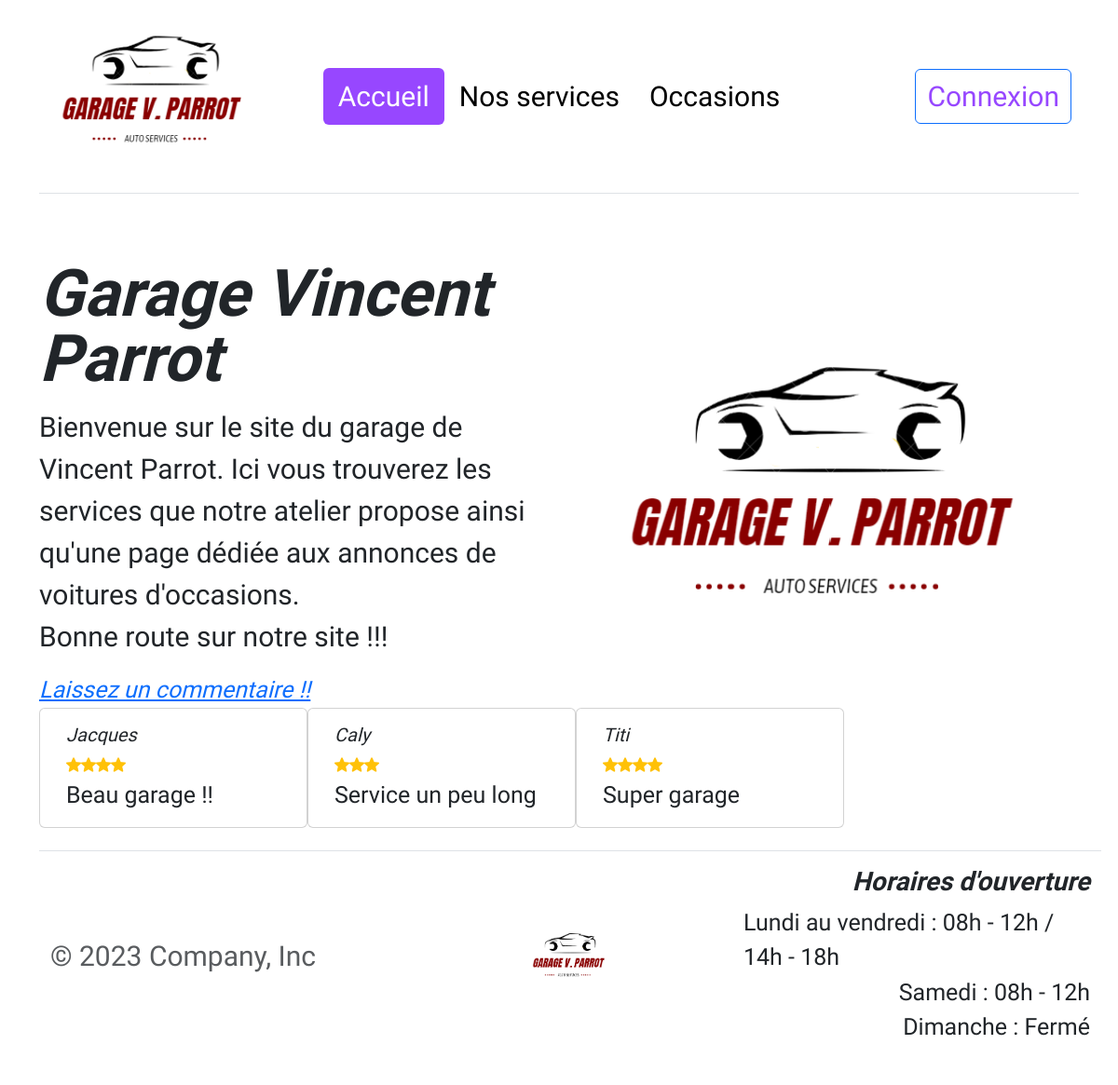
The page / on the database its author committed.
### tables this page shows
CREATE TABLE `comment` (
    id INT PRIMARY KEY NOT NULL AUTO_INCREMENT,
    nameClient VARCHAR(255) NOT NULL,
    note INT(1),
    content TEXT NOT NULL,
    id_users INT REFERENCES users(id)
);

### library/comment.php (called while the page is built, shortened)
<?php
function getComments(PDO $pdo, int $limit = null, int $page = null):array|bool
{
    $sql = "SELECT * FROM comment ORDER BY id DESC";
    if ($limit && !$page) {
        $sql .= " LIMIT  :limit";
    }
    $query = $pdo->prepare($sql);
    if ($limit) {
        $query->bindValue(":limit", $limit, PDO::PARAM_INT);
    }
    $query->execute();
    $result = $query->fetchAll(PDO::FETCH_ASSOC);
    return $result;
}

### templates/comment_partial.php (the view, shortened to what this page needs)
<div class="card" style="width: 18rem;">
    <div class="card-body">
        <h5 class="card-title"><?=$comment['nameClient']; ?></h5>
            <?php if($comment['note'] === 5) { ?>
                <img src="assets/images/etoile.png"><img src=assets/images/etoile.png><img src=assets/images/etoile.png><img src=assets/images/etoile.png><img src=assets/images/etoile.png>
            <?php } elseif ($comment['note'] === 4) { ?>
                <img src=assets/images/etoile.png><img src=assets/images/etoile.png><img src=assets/images/etoile.png><img src=assets/images/etoile.png>
            <?php } elseif ($comment['note'] === 3) { ?>
                <img src=assets/images/etoile.png><img src=assets/images/etoile.png><img src=assets/images/etoile.png>
            <?php } elseif ($comment['note'] === 2) { ?>
                <img src=assets/images/etoile.png><img src=assets/images/etoile.png>
            <?php } elseif ($comment['note'] === 1) { ?>
                <img src=assets/images/etoile.png>
            <?php } else {
                echo '';
            } ?>
            <p class="card-text comment"><?=$comment['content']; ?></p>
    </div>
</div>

### index.php (shortened to what this page needs)
<?php
    require_once('templates/header.php');
    require_once('library/comment.php');
    $comments = getComments($pdo, _HOME_COMMENT_LIMIT_);
?>
<div class="row flex-lg-row-reverse align-items-center g-5 py-5">
    <div class="col-10 col-sm-8 col-lg-6">
        <img src="assets/images/Logo.png" class="d-block mx-lg-auto img-fluid" alt="Logo garage" width="700" height="500" loading="lazy">
    </div>
    <div class="col-lg-6">
        <h1 class="title display-5 fw-bold lh-1 mb-3">Garage Vincent Parrot</h1>
        <p class="lead">Bienvenue sur le site du garage de Vincent Parrot. Ici vous trouverez les services que notre atelier propose ainsi qu'une page dédiée aux annonces de voitures d'occasions.<br/>
        Bonne route sur notre site !!!
        </p>
        <a href="commentaire.php" class="link_comment">Laissez un commentaire !!</a>
    </div>
    <div class="row">
        <?php foreach ($comments as $key => $comment) {
            include('templates/comment_partial.php');
        } ?>
    <?php
        require_once('templates/footer.php');
    ?>

### assets/css/style.css (style rules this page uses)
body { font-family: 'Cookie', cursive; font-size: 20px; }
header, footer, .btn, .lead, .mark-model-car, legend, .p-occas-detail { font-size: 30px; }
.title, .detail-car { font-size: 70px; }
.menu-admin, .formUser, .link_comment, .horaires, .comment, .form_comment, .form-text, .text-services, .form_service, .form-occasion, .list-cat, .list-cars, .list-days, .list-hours, .list-note, .form-contact { font-size: 25px; }
.link_comment, h3, h5, .title, h4, .price, .title_service { font-style: italic; }

### rows shown on the page
comment: nameClient "Jacques", note 4 (drawn), content "Beau garage !!"
comment: nameClient "Caly", note 3 (drawn), content "Service un peu long"
comment: nameClient "Titi", note 4 (drawn), content "Super garage"

### other values the page prints
$value "Accueil"
$value "Nos services"
$value "Occasions"
